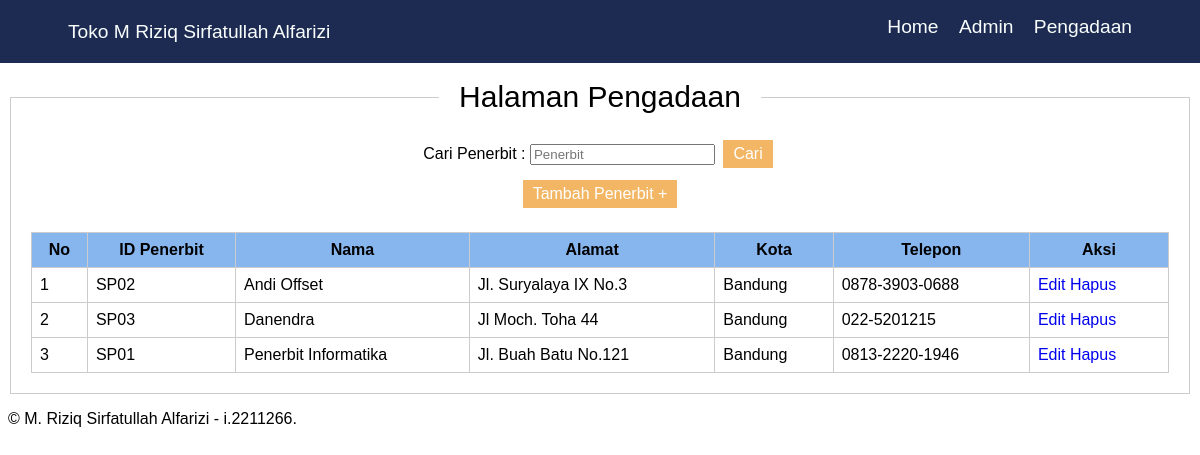
Screenshot of /pengadaan.php with the database file from the repository.
### tables this page shows
CREATE TABLE `tb_penerbit` (
  `id_penerbit` varchar(4) NOT NULL,
  `nama` varchar(50) NOT NULL,
  `alamat` varchar(100) NOT NULL,
  `kota` varchar(20) NOT NULL,
  `telepon` varchar(15) NOT NULL
);

### pengadaan.php (the view, shortened to what this page needs)
<!DOCTYPE html>
<html lang="en">
<head>
    <link rel="stylesheet" href="css/form.css">
</head>
<body>
<nav class="navbar">
        <h1>Toko M Riziq Sirfatullah Alfarizi</h1>
        <div class="navbar-nav">
            <a href="index.php">Home</a>
            <a href="admin.php">Admin</a>
            <a href="pengadaan.php">Pengadaan</a>
        </div>
    </nav>
    <br><br><br><br>
        <fieldset>
            <legend>Halaman Pengadaan</legend>
            <center>
            <form method="GET" action="admin.php" class="search">
                <label>Cari Penerbit : </label>
                <input type="text" name="kata_cari" placeholder="Penerbit" value="<?php if (isset($_GET['kata_cari'])) {
                    echo
                        $_GET['kata_cari'];
                } ?>" />
                <button type="submit">Cari</button>
            </form>
            <button type="reset" onclick="window.location.href='form/add_penerbit_form.php'">Tambah Penerbit +</button>
            </center>
            <br>
            <table border="1" width="100%" cellpadding="5" class="left">
                <tr class="center">
                    <th>No</th>
                    <th>ID Penerbit</th>
                    <th>Nama</th>
                    <th>Alamat</th>
                    <th>Kota</th>
                    <th>Telepon</th>
                    <th>Aksi</th>
                </tr>
                <?php
                include 'proses/connection.php';
                $query = "SELECT * FROM tb_penerbit ORDER BY nama ASC";
                $no = 1;
                $data = mysqli_query($koneksi, $query);
                while($fetch = mysqli_fetch_array($data)){
                    ?>
                    <tr>
                        <td><?php echo $no++; ?></td>
                        <td><?php echo $fetch['id_penerbit']; ?></td>
                        <td><?php echo $fetch['nama']; ?></td>
                        <td><?php echo $fetch['alamat']; ?></td>
                        <td><?php echo $fetch['kota']; ?></td>
                        <td><?php echo $fetch['telepon']; ?></td>
                        <td>
                            <a href="form/edit_penerbit.php?id_penerbit=<?php echo $fetch['id_penerbit']; ?>">Edit</a>
                            <a href="proses/delete_penerbit.php?id_penerbit=<?php echo $fetch['id_penerbit']; ?>" onclick="return confirm('Apakah Anda yakin ingin menghapus data Penerbit?')">Hapus</a>
                            </td>
                    </tr>
                    <?php
                }
                ?>
            </table>
        </fieldset>
    <footer>
        <p>&copy; M. Riziq Sirfatullah Alfarizi - i.2211266.</p>
    </footer>
</body>
</html>

### css/form.css (style rules this page uses)
* { font-family: "Poppins", sans-serif; }
.navbar { display: flex; justify-content: space-between; align-items: center; padding: 0.5rem 5%; background-color: #1D2B53; position: fixed; top: 0; left: 0; right: 0; z-index: 9999; }
.navbar .navbar-nav a, h1 { color: hsl(160, 100%, 99%); font-family: "Poppins", sans-serif; font-weight: 200; display: inline-block; margin: 0.5rem; font-size: 1.2rem; }
.navbar .navbar-nav a::after { content: ""; display: block; padding-bottom: 0.5rem; border-bottom: 0.1rem solid #FAEF5D; transform: scaleX(0); }
.center { text-align: center; }
.left { text-align: left; }
a { text-decoration: none; }
button { background-color: #F3B664; border: none; color: white; padding: 5px 10px; text-align: center; text-decoration: none; display: inline-block; font-size: 16px; margin: 6px 4px; cursor: pointer; }
fieldset { border: 1px solid #ccc; padding: 20px; }
legend { color: #000; font-size: 30px; padding: 0 20px; text-align: center; }
table { border-collapse: collapse; width: 100%; }
th, td { padding: 8px; border: 1px solid #ccc; }
th { background-color: #87b5ee; }

### rows the page displays
tb_penerbit: id_penerbit "SP02", nama "Andi Offset", alamat "Jl. Suryalaya IX No.3", kota "Bandung", telepon "0878-3903-0688"
tb_penerbit: id_penerbit "SP03", nama "Danendra", alamat "Jl Moch. Toha 44", kota "Bandung", telepon "022-5201215"
tb_penerbit: id_penerbit "SP01", nama "Penerbit Informatika", alamat "Jl. Buah Batu No.121", kota "Bandung", telepon "0813-2220-1946"
